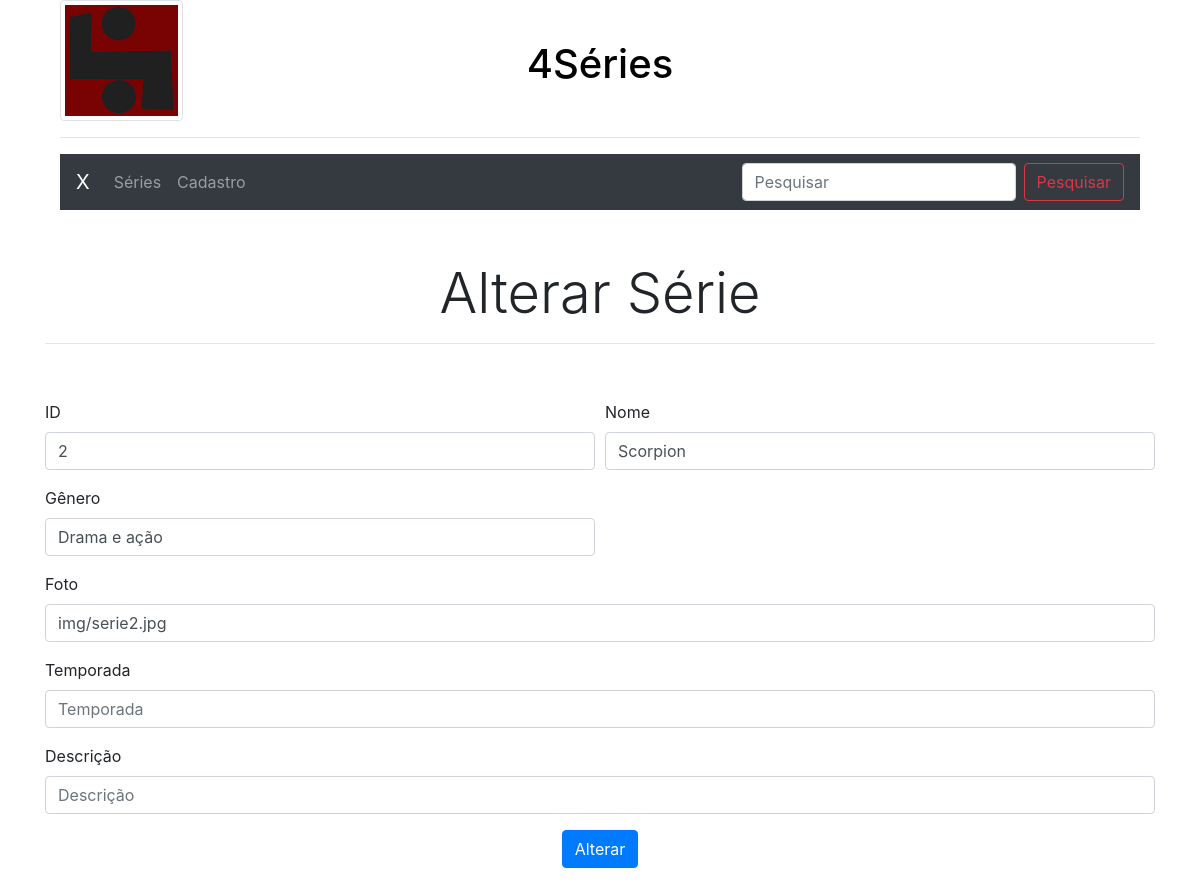
The app's page /update.php?id=2 with its own data.
### tables this page shows
CREATE TABLE `series` (
  `id` int(3) NOT NULL,
  `nome` varchar(255) NOT NULL,
  `genero` varchar(255) NOT NULL,
  `foto` varchar(255) NOT NULL,
  `temporada` varchar(255) NOT NULL,
  `descricao` varchar(255) NOT NULL,
  `status` enum('Ativo','Removido') NOT NULL
);

### update.php (the view, shortened to what this page needs)
<div class="container">
<?php
include 'header.php';
include 'conexao.php';
	$sql = "SELECT * FROM series WHERE id=".intval($_GET['id']);
	$res = $conn->query($sql);
	$row = $res->fetch_assoc();
?>
<h1 class="display-4" style="text-align:center; padding-top: 50px ">Alterar Série</h1>
<hr/>
<form method="POST" action="update.php?id=<?php echo $row['id']?>&up=sim" style="padding-top: 40px">
  <div class="form-row">
    <div class="form-group col-md-6">
      <label for="serieId">ID</label>
      <input type="text" class="form-control" id="serieId" placeholder="ID" name="serieId" value="<?php echo $row['id'] ?>">
    </div>
    <div class="form-group col-md-6">
      <label for="serieNome">Nome</label>
      <input type="text" class="form-control" id="serieNome" placeholder="Nome" name="serieNome" value="<?php echo $row['nome'] ?>">
    </div>
    <div class="form-group col-md-6">
      <label for="serieGenero">Gênero</label>
      <input type="text" class="form-control" id="serieGenero" placeholder="Gênero" name="serieGenero" value="<?php echo $row['genero'] ?>">
    </div>
  </div>
  <div class="form-group">
    <label for="serieFoto">Foto</label>
    <input type="text" class="form-control" id="serieFoto" placeholder="Foto" name="serieFoto" value="<?php echo $row['foto'] ?>">
  </div>
   <div class="form-group">
    <label for="serieTemporada">Temporada</label>
    <input type="text" class="form-control" id="serieTemporada" placeholder="Temporada" name="serieTemporada" value="<?php echo $row['temporada'] ?>">
  </div>
   <div class="form-group">
    <label for="serieDescricao">Descrição</label>
    <input type="text" class="form-control" id="serieDescricao" placeholder="Descrição" name="serieDescricao" value="<?php echo $row['descricao'] ?>">
  </div>
<center>
  <button type="submit" class="btn btn-primary">Alterar</button></center>
</form>
</div>

### records on screen
series: serieId "2", serieNome "Scorpion", serieGenero "Drama e ação", serieFoto "img/serie2.jpg"
